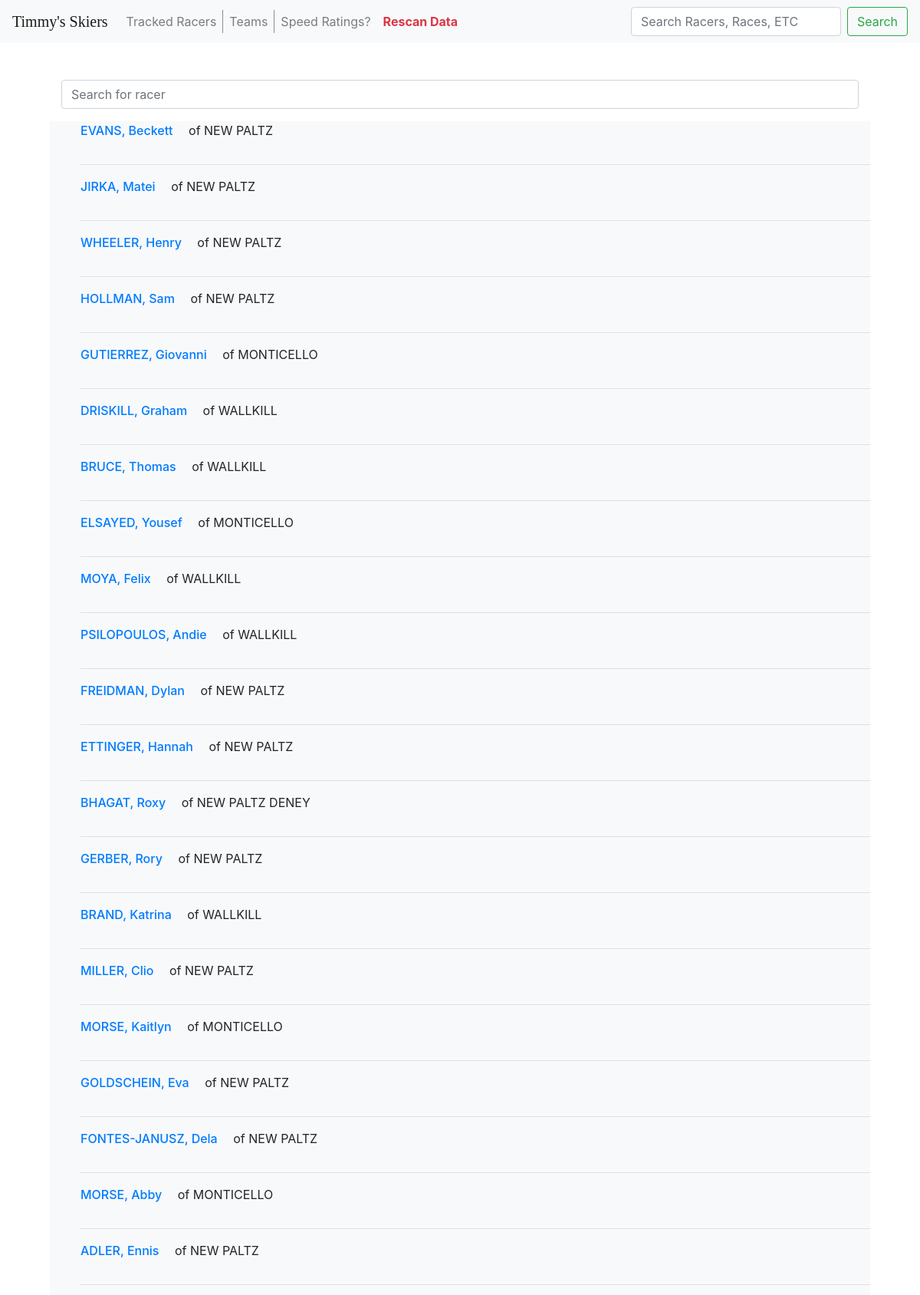
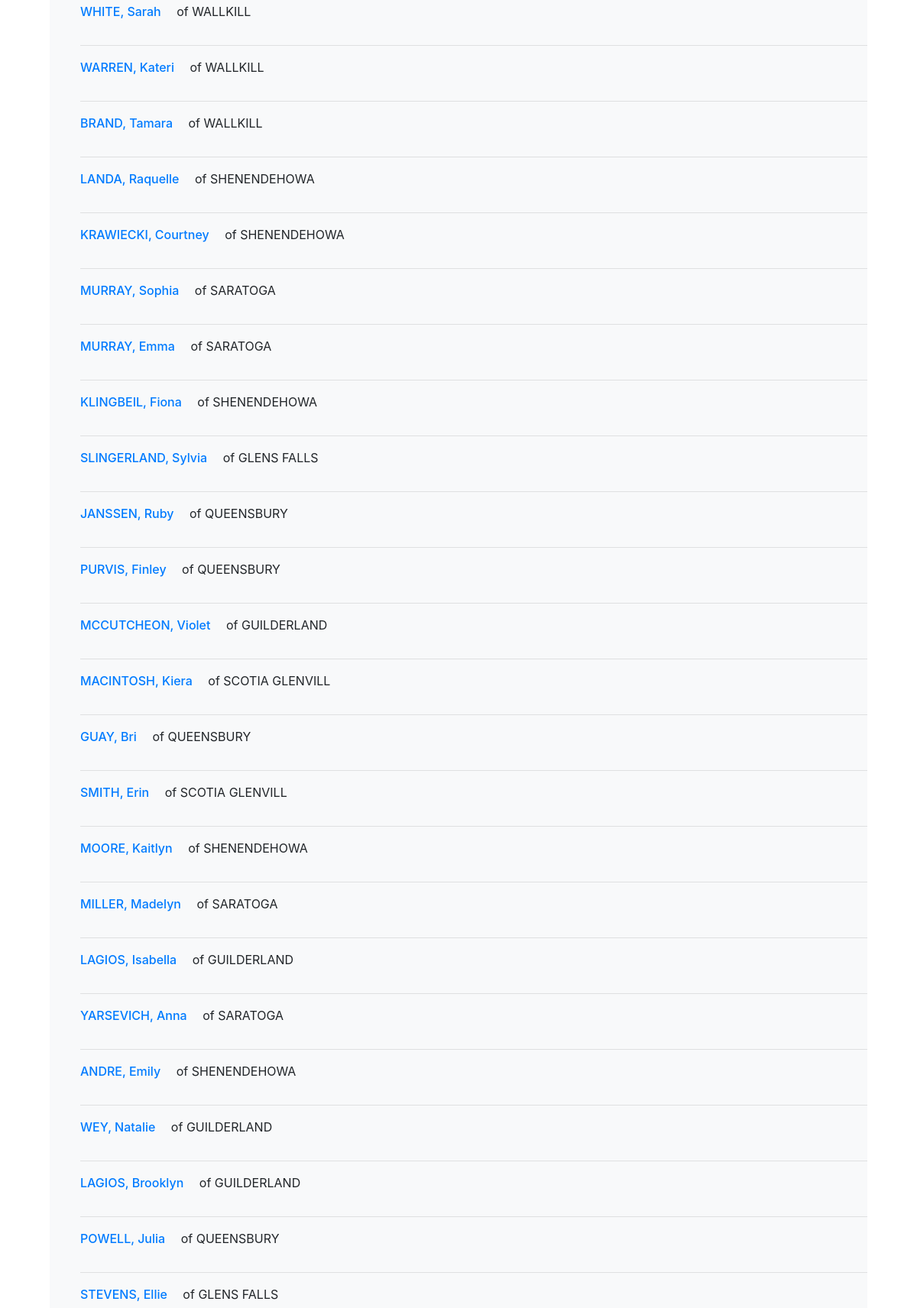
/tracked_racers (upper part), run on the app's committed database (2 pictures, top to bottom).
### skiers/models.py (models this page shows)
class Racer(models.Model):
    firstname = models.CharField(max_length=100)
    lastname = models.CharField(max_length=100)
    team = models.CharField(max_length=50)

### skiers/views.py (the view)
# urls.py: path("tracked_racers", views.tracked_racers, name="tracked"),
def tracked_racers(request):
  racer = Racer.objects.all()
  for race in racer:
    race.team = " ".join(str(race.team).split(" ")[1:])
  return render(request, "skiers/tracked_racers.html", {"racers": racer})

### skiers/templates/skiers/tracked_racers.html (shortened to what this page needs)
{% extends "skiers/layout.html" %}
{% block body %}
<br>
<div class="container mt-4 col-11">
    <div class="row justify-content-center">
        <div class="col-12">
            <div class="form-group d-inline-block col-12">
                <input onload="var ul = document.getElementById('myList');var items = ul.getElementsByTagName('li');var items2 = ul.getElementsByTagName('hr');var searchQuery = this.value.toLowerCase();for (var i = 0; i < items.length; i++) {var item = items[i];var item2 = items2[i]; var text = item.textContent.toLowerCase();if (text.includes(searchQuery)) {item.style.display = 'block'; item2.style.display='block'} else {item.style.display = 'none'; item2.style.display='none'}};" onkeyup="var ul = document.getElementById('myList');var items = ul.getElementsByTagName('li');var items2 = ul.getElementsByTagName('hr');var searchQuery = this.value.toLowerCase();for (var i = 0; i < items.length; i++) {var item = items[i];var item2 = items2[i]; var text = item.textContent.toLowerCase();if (text.includes(searchQuery)) {item.style.display = 'block'; item2.style.display='block'} else {item.style.display = 'none'; item2.style.display='none'}};" type="text" class="form-control d-inline-block col-12" id="search" placeholder="Search for racer">
            </div>
            <div class="bg-light">
                <ul style="list-style-type: none;" id="myList">
                {% for racer in racers %}
                    <li><h6 class="d-inline-block mr-3"><a href="racers/{{racer.id}}">{{racer.lastname}} {{racer.firstname}}</a></h6> <p class="d-inline-block">of {{racer.team}}</p></li>
                    <hr>
                    {% endfor %}
                </ul>
            </div>
        </div>
    </div>
</div>
{% endblock %}

### data on the page
Racer: lastname "EVANS,", firstname "Beckett", team "NEW PALTZ"
Racer: lastname "JIRKA,", firstname "Matei", team "NEW PALTZ"
Racer: lastname "WHEELER,", firstname "Henry", team "NEW PALTZ"
Racer: lastname "HOLLMAN,", firstname "Sam", team "NEW PALTZ"
Racer: lastname "GUTIERREZ,", firstname "Giovanni", team "MONTICELLO"
Racer: lastname "DRISKILL,", firstname "Graham", team "WALLKILL"
Racer: lastname "BRUCE,", firstname "Thomas", team "WALLKILL"
Racer: lastname "ELSAYED,", firstname "Yousef", team "MONTICELLO"
Racer: lastname "MOYA,", firstname "Felix", team "WALLKILL"
Racer: lastname "PSILOPOULOS,", firstname "Andie", team "WALLKILL"
Racer: lastname "FREIDMAN,", firstname "Dylan", team "NEW PALTZ"
Racer: lastname "ETTINGER,", firstname "Hannah", team "NEW PALTZ"
Racer: lastname "BHAGAT,", firstname "Roxy", team "NEW PALTZ DENEY"
Racer: lastname "GERBER,", firstname "Rory", team "NEW PALTZ"
Racer: lastname "BRAND,", firstname "Katrina", team "WALLKILL"
Racer: lastname "MILLER,", firstname "Clio", team "NEW PALTZ"
Racer: lastname "MORSE,", firstname "Kaitlyn", team "MONTICELLO"
Racer: lastname "GOLDSCHEIN,", firstname "Eva", team "NEW PALTZ"
Racer: lastname "FONTES-JANUSZ,", firstname "Dela", team "NEW PALTZ"
Racer: lastname "MORSE,", firstname "Abby", team "MONTICELLO"
Racer: lastname "ADLER,", firstname "Ennis", team "NEW PALTZ"
Racer: lastname "WHITE,", firstname "Sarah", team "WALLKILL"
Racer: lastname "WARREN,", firstname "Kateri", team "WALLKILL"
Racer: lastname "BRAND,", firstname "Tamara", team "WALLKILL"
Racer: lastname "LANDA,", firstname "Raquelle", team "SHENENDEHOWA"
Racer: lastname "KRAWIECKI,", firstname "Courtney", team "SHENENDEHOWA"
Racer: lastname "MURRAY,", firstname "Sophia", team "SARATOGA"
Racer: lastname "MURRAY,", firstname "Emma", team "SARATOGA"
Racer: lastname "KLINGBEIL,", firstname "Fiona", team "SHENENDEHOWA"
Racer: lastname "SLINGERLAND,", firstname "Sylvia", team "GLENS FALLS"
Racer: lastname "JANSSEN,", firstname "Ruby", team "QUEENSBURY"
Racer: lastname "PURVIS,", firstname "Finley", team "QUEENSBURY"
Racer: lastname "MCCUTCHEON,", firstname "Violet", team "GUILDERLAND"
Racer: lastname "MACINTOSH,", firstname "Kiera", team "SCOTIA GLENVILL"
Racer: lastname "GUAY,", firstname "Bri", team "QUEENSBURY"
Racer: lastname "SMITH,", firstname "Erin", team "SCOTIA GLENVILL"
Racer: lastname "MOORE,", firstname "Kaitlyn", team "SHENENDEHOWA"
Racer: lastname "MILLER,", firstname "Madelyn", team "SARATOGA"
Racer: lastname "LAGIOS,", firstname "Isabella", team "GUILDERLAND"
Racer: lastname "YARSEVICH,", firstname "Anna", team "SARATOGA"
Racer: lastname "ANDRE,", firstname "Emily", team "SHENENDEHOWA"
Racer: lastname "WEY,", firstname "Natalie", team "GUILDERLAND"
Racer: lastname "LAGIOS,", firstname "Brooklyn", team "GUILDERLAND"
Racer: lastname "POWELL,", firstname "Julia", team "QUEENSBURY"
Racer: lastname "STEVENS,", firstname "Ellie", team "GLENS FALLS"
